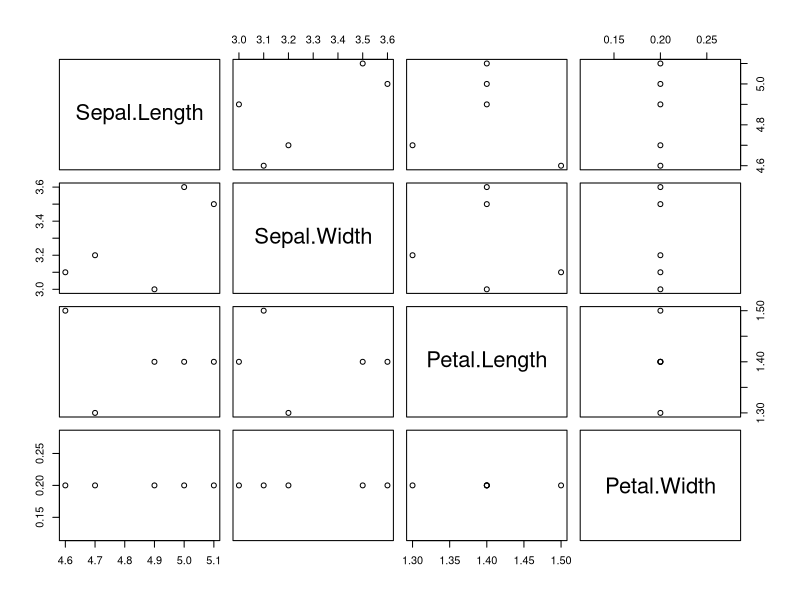

Reproduce this figure in R.
###
# Packages
###


# Set the libpath globally in your Rprofile.site file
# https://community.rstudio.com/t/as-lib-is-unspecified/33549
.libPaths(c("/usr/local/lib/R/site-library", "/usr/local/lib/R/library"))

# open a R console
# sudo -i R

# Run (works) on R console, displaying the plot in a new window
# When run the script .R itself, generate a pdf called Rplots.
plot(iris[0:5,1:4])

# iris is a built-in dataframe
iris[0:5, 1:4]

# Run (works) on R console
# To install packages with its dependencies
# install.packages("e1071", dep=T)

# Load a package
# it works (here, at Rscript a1.R) because the library
# had already been sucessfully instaled with all your
# dependencies
library(e1071)

# unload a package from memory
detach("package:e1071", unload=TRUE)

# Run (works) on R console
# remove instaled package
# remove.packages('e1071')

# run (works) on R console
# https://community.rstudio.com/t/as-lib-is-unspecified/33549/2
# install.packages("tidyverse", lib = "/usr/lib/R/library")